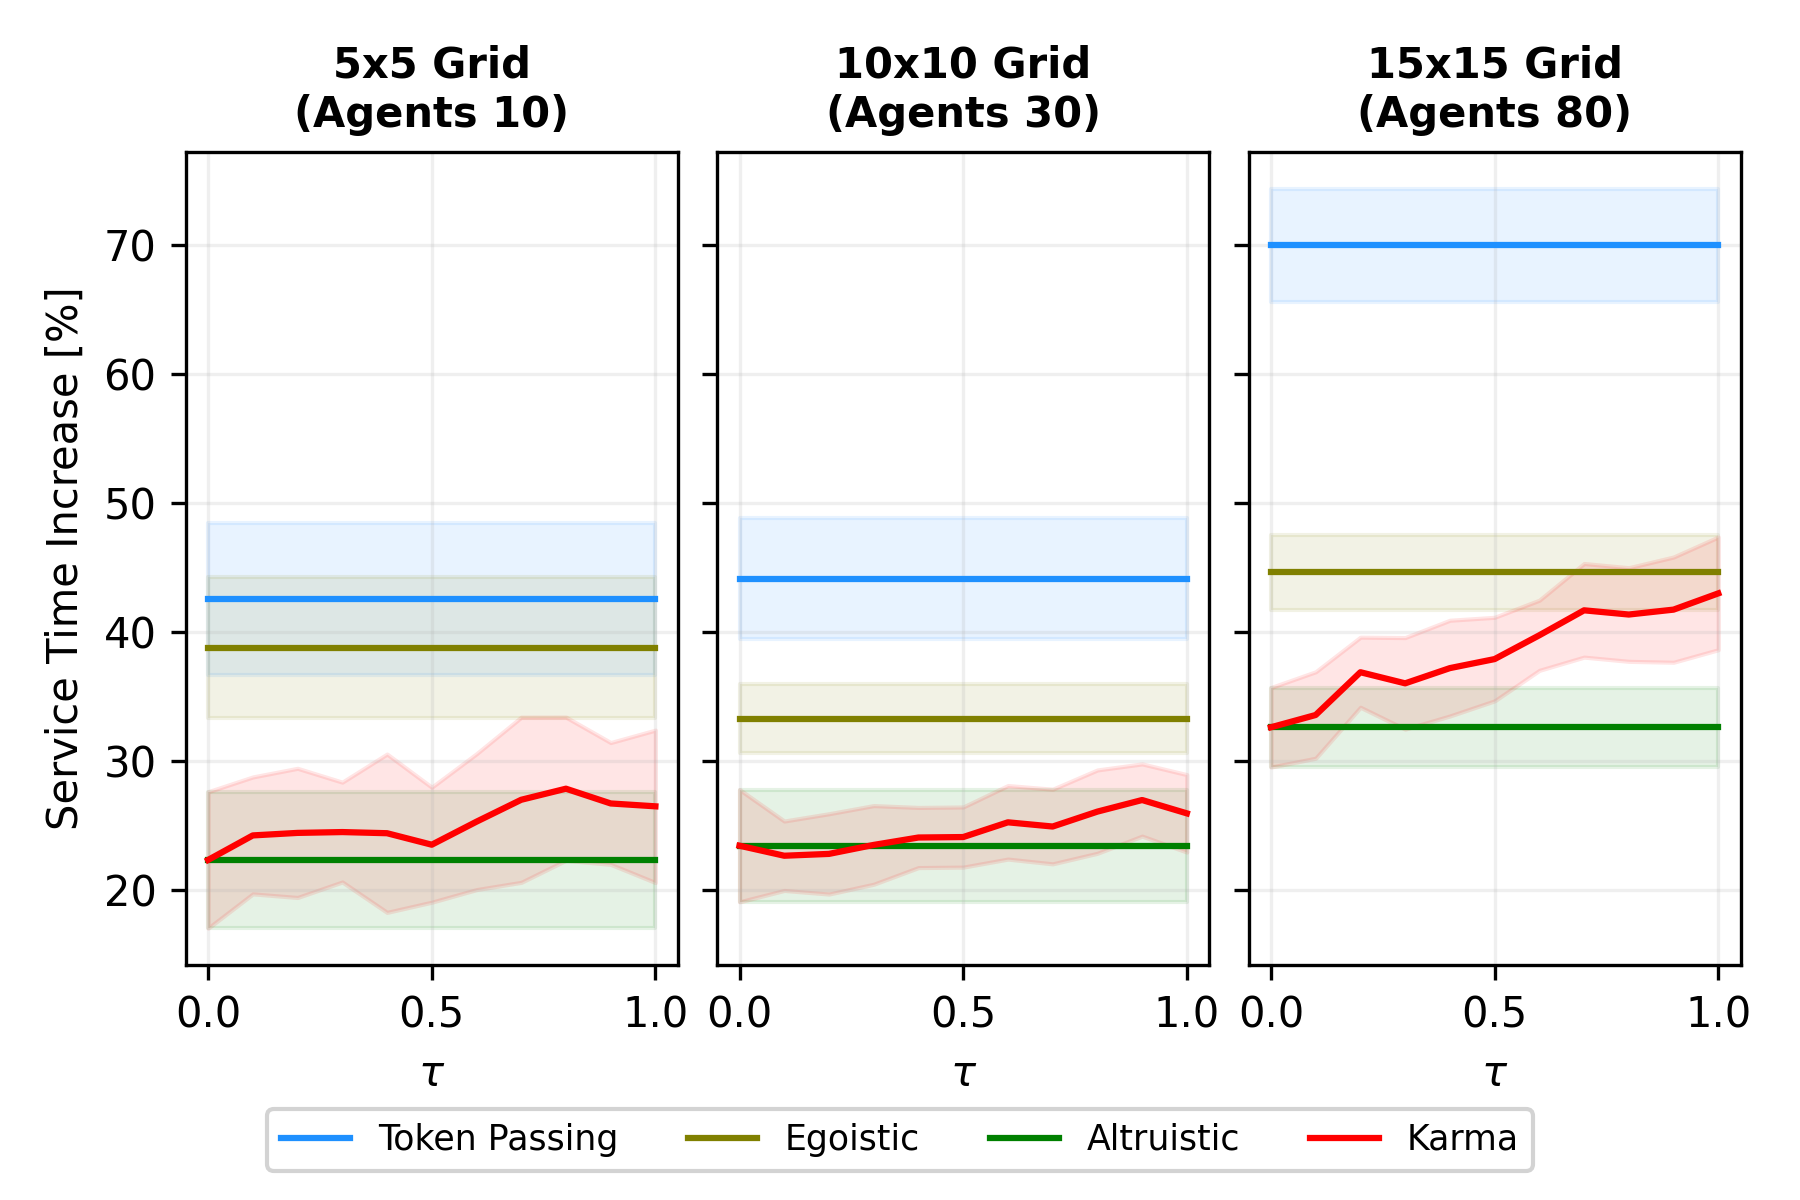

Generate this figure with Python:
from __future__ import annotations

import json
from pathlib import Path

import matplotlib.pyplot as plt
import pandas as pd


folder = "log_files/analysis_3/"
FIGURE_WIDTH = 6.0
FIGURE_HEIGHT = 4.0

METRIC_NAME = "Avg Service Time Increase (%) (all agents)"
SUMMARY_FILES = [
    "summary_grid5_agents10_T100.json",
    "summary_grid10_agents30_T100.json",
    "summary_grid15_agents80_T100.json",
]

CONTROLLER_LABELS = {
    "DECENTRALIZED_RESPECT": "Token Passing",
    "DECENTRALIZED_NEGOTIATE_EGOISTIC": "Egoistic",
    "DECENTRALIZED_NEGOTIATE_ALTRUISTIC": "Altruistic",
    "DECENTRALIZED_NEGOTIATE_TRIP_KARMA": "Karma",
}

# Match Figure_2 palette
CONTROLLER_COLORS = {
    "DECENTRALIZED_RESPECT": "dodgerblue",
    "DECENTRALIZED_NEGOTIATE_EGOISTIC": "olive",
    "DECENTRALIZED_NEGOTIATE_ALTRUISTIC": "green",
    "DECENTRALIZED_NEGOTIATE_TRIP_KARMA": "red",
}


def load_summary(summary_filename: str) -> tuple[pd.DataFrame, dict]:
    base_dir = Path(__file__).resolve().parent.parent
    summary_path = base_dir / folder / summary_filename
    data = json.loads(summary_path.read_text())
    summary_df = pd.DataFrame(data.get("summary", []))
    metadata = data.get("metadata", {})
    return summary_df, metadata


def plot_influences(summary_dfs: list[pd.DataFrame], metadatas: list[dict]) -> None:
    if any(df.empty for df in summary_dfs):
        raise ValueError(
            "One or more summaries are empty; run the analysis script first."
        )

    plt.style.use("default")
    fig, axes = plt.subplots(
        1,
        len(summary_dfs),
        figsize=(FIGURE_WIDTH, FIGURE_HEIGHT),
        sharex=True,
        sharey=True,
    )
    if len(summary_dfs) == 1:
        axes = [axes]

    for idx, (ax, summary_df, metadata) in enumerate(zip(axes, summary_dfs, metadatas)):
        for controller, label in CONTROLLER_LABELS.items():
            subset = summary_df[
                (summary_df["controller"] == controller)
                & (summary_df["metric"] == METRIC_NAME)
            ]
            if subset.empty:
                continue
            subset = subset.sort_values("karma_influence")
            color = CONTROLLER_COLORS.get(controller, None)
            ax.plot(
                subset["karma_influence"],
                subset["mean"],
                label=label,
                color=color,
                # marker="o",
                # linewidth=1.5,
                # markersize=4,
            )
            if "std" in subset.columns:
                ax.fill_between(
                    subset["karma_influence"],
                    subset["mean"] - subset["std"],
                    subset["mean"] + subset["std"],
                    color=color,
                    alpha=0.1,
                )

        grid = metadata.get("grid_size_base", "?")
        agents = metadata.get("n_agents", "?")
        if idx == 0:
            ax.set_ylabel("Service Time Increase [%]")
        else:
            ax.set_ylabel("")
        ax.set_title(
            f"{grid}x{grid} Grid\n(Agents {agents})", fontsize=10, fontweight="bold"
        )
        ax.grid(True, alpha=0.2)

    for ax in axes:
        ax.set_xlabel(r"$\tau$ ")

    # Single legend at bottom
    handles, labels = axes[0].get_legend_handles_labels()
    fig.legend(
        handles,
        labels,
        loc="lower center",
        bbox_to_anchor=(0.5, 0.01),
        ncol=4,
        fontsize="small",
        frameon=True,
        edgecolor="lightgray",
        facecolor="white",
        framealpha=1.0,
    )

    plt.tight_layout(rect=(0.0, 0.05, 1.0, 1.0))
    fig.subplots_adjust(wspace=0.08)
    fig.savefig("Figure_3_v2.png", dpi=300)
    plt.show()


if __name__ == "__main__":
    summary_dfs: list[pd.DataFrame] = []
    metadatas: list[dict] = []
    for fname in SUMMARY_FILES:
        df, meta = load_summary(fname)
        summary_dfs.append(df)
        metadatas.append(meta)
    plot_influences(summary_dfs, metadatas)
